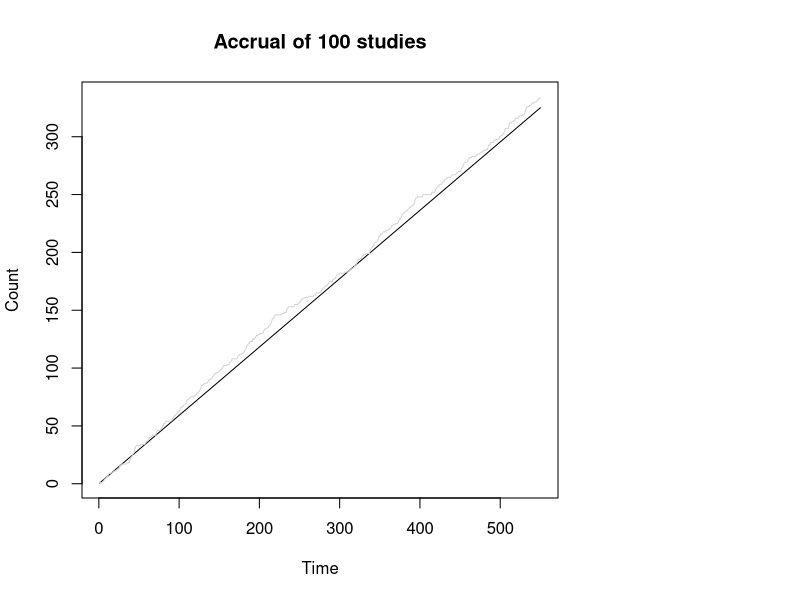

Here is the R script that generated this plot:
# 1 PATHS
# Set parameters
set.seed(2025)

n <- 100
t <- seq(1, 550, 1)
lambda <- 0.591

# Generate cumulative Poisson paths
cval_cum_matrix <- matrix(NA, nrow = n, ncol = length(t))

for (i in 1:n) {
	cval <- rpois(length(t), lambda)  
	cval_cum_matrix[i, ] <- cumsum(cval)  
}

# Extract final counts for histogram
final_counts <- cval_cum_matrix[, length(t)]

# Reset graphics device to avoid layout issues
if (dev.cur() > 1) dev.off()

# Set up layout: Histogram (small, upper right) + Main plot
layout(matrix(c(1, 2), ncol = 2), widths = c(3, 1), heights = c(4, 1))  

# Plot the main accrual time series
plot(t,  cval_cum_matrix[1,], 
		 type="n", 
		 main = "Accrual of 100 studies", 
		 xlab = "Time", 
		 ylab = "Count")

lines(t, lambda*t)
lines(t,  cval_cum_matrix[1,], col = "lightgray")

